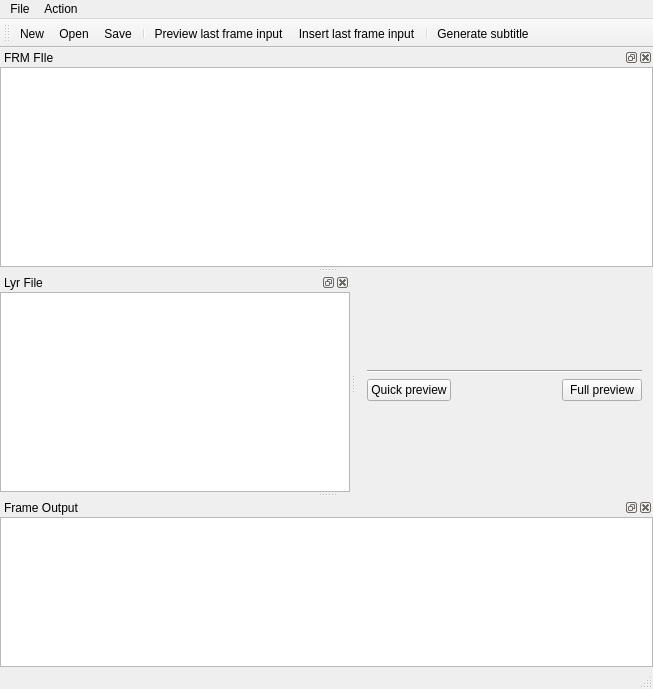
<?xml version="1.0" encoding="UTF-8"?>
<ui version="4.0">
 <class>QToyTime</class>
 <widget class="QMainWindow" name="QToyTime">
  <property name="geometry">
   <rect>
    <x>0</x>
    <y>0</y>
    <width>653</width>
    <height>687</height>
   </rect>
  </property>
  <property name="windowTitle">
   <string>QToyTime - [*]</string>
  </property>
  <widget class="QWidget" name="centralWidget">
   <layout class="QVBoxLayout" name="verticalLayout_4">
    <item>
     <spacer name="verticalSpacer">
      <property name="orientation">
       <enum>Qt::Vertical</enum>
      </property>
      <property name="sizeHint" stdset="0">
       <size>
        <width>20</width>
        <height>72</height>
       </size>
      </property>
     </spacer>
    </item>
    <item>
     <widget class="QGPlayer" name="player" native="true"/>
    </item>
    <item>
     <widget class="Line" name="line">
      <property name="orientation">
       <enum>Qt::Horizontal</enum>
      </property>
     </widget>
    </item>
    <item>
     <layout class="QHBoxLayout" name="horizontalLayout_2">
      <item>
       <widget class="QPushButton" name="qpreviewButton">
        <property name="toolTip">
         <string>Preview the video with the subtitle but with a simple style</string>
        </property>
        <property name="text">
         <string>Quick preview</string>
        </property>
        <property name="icon">
         <iconset resource="../icons/icons.qrc">
          <normaloff>:/icons/time-preview-quick.png</normaloff>:/icons/time-preview-quick.png</iconset>
        </property>
        <property name="iconSize">
         <size>
          <width>32</width>
          <height>32</height>
         </size>
        </property>
       </widget>
      </item>
      <item>
       <spacer name="horizontalSpacer">
        <property name="orientation">
         <enum>Qt::Horizontal</enum>
        </property>
        <property name="sizeHint" stdset="0">
         <size>
          <width>40</width>
          <height>20</height>
         </size>
        </property>
       </spacer>
      </item>
      <item>
       <widget class="QPushButton" name="fpreviewButton">
        <property name="toolTip">
         <string>Preview the exact result of the time (can be slow)</string>
        </property>
        <property name="text">
         <string>Full preview</string>
        </property>
        <property name="icon">
         <iconset resource="../icons/icons.qrc">
          <normaloff>:/icons/time-preview-full.png</normaloff>:/icons/time-preview-full.png</iconset>
        </property>
        <property name="iconSize">
         <size>
          <width>32</width>
          <height>32</height>
         </size>
        </property>
       </widget>
      </item>
     </layout>
    </item>
    <item>
     <spacer name="verticalSpacer_2">
      <property name="orientation">
       <enum>Qt::Vertical</enum>
      </property>
      <property name="sizeHint" stdset="0">
       <size>
        <width>20</width>
        <height>71</height>
       </size>
      </property>
     </spacer>
    </item>
   </layout>
  </widget>
  <widget class="QMenuBar" name="menuBar">
   <property name="geometry">
    <rect>
     <x>0</x>
     <y>0</y>
     <width>653</width>
     <height>20</height>
    </rect>
   </property>
   <widget class="QMenu" name="menuFile">
    <property name="title">
     <string>File</string>
    </property>
    <addaction name="actionNew"/>
    <addaction name="actionOpen"/>
    <addaction name="actionSave"/>
    <addaction name="actionOpen_last_Project"/>
    <addaction name="separator"/>
    <addaction name="actionConfiguration"/>
    <addaction name="actionQuit"/>
   </widget>
   <widget class="QMenu" name="menuAction">
    <property name="title">
     <string>Action</string>
    </property>
    <addaction name="actionQuickPreview"/>
    <addaction name="actionFullPreview"/>
    <addaction name="separator"/>
    <addaction name="actionPreview_Last_Frame_Input"/>
    <addaction name="actionInsert_last_frame_input"/>
    <addaction name="separator"/>
    <addaction name="actionGenerateSubtitle"/>
   </widget>
   <addaction name="menuFile"/>
   <addaction name="menuAction"/>
  </widget>
  <widget class="QToolBar" name="mainToolBar">
   <attribute name="toolBarArea">
    <enum>TopToolBarArea</enum>
   </attribute>
   <attribute name="toolBarBreak">
    <bool>false</bool>
   </attribute>
   <addaction name="actionNew"/>
   <addaction name="actionOpen"/>
   <addaction name="actionSave"/>
   <addaction name="separator"/>
   <addaction name="actionPreview_Last_Frame_Input"/>
   <addaction name="actionInsert_last_frame_input"/>
   <addaction name="separator"/>
   <addaction name="actionGenerateSubtitle"/>
  </widget>
  <widget class="QStatusBar" name="statusBar"/>
  <widget class="QDockWidget" name="lyrFileDock">
   <property name="enabled">
    <bool>true</bool>
   </property>
   <property name="locale">
    <locale language="English" country="UnitedStates"/>
   </property>
   <property name="windowTitle">
    <string>Lyr File</string>
   </property>
   <attribute name="dockWidgetArea">
    <number>1</number>
   </attribute>
   <widget class="QWidget" name="dockWidgetContents">
    <layout class="QVBoxLayout" name="verticalLayout">
     <property name="margin">
      <number>0</number>
     </property>
     <item>
      <widget class="lyrEdit" name="lyrFileEdit">
       <property name="minimumSize">
        <size>
         <width>350</width>
         <height>200</height>
        </size>
       </property>
      </widget>
     </item>
    </layout>
   </widget>
  </widget>
  <widget class="QDockWidget" name="frmFileDock">
   <property name="locale">
    <locale language="English" country="UnitedStates"/>
   </property>
   <property name="windowTitle">
    <string>FRM FIle</string>
   </property>
   <attribute name="dockWidgetArea">
    <number>4</number>
   </attribute>
   <widget class="QWidget" name="dockWidgetContents_2">
    <layout class="QVBoxLayout" name="verticalLayout_2">
     <property name="margin">
      <number>0</number>
     </property>
     <item>
      <widget class="QTextEdit" name="frmFileEdit">
       <property name="minimumSize">
        <size>
         <width>250</width>
         <height>200</height>
        </size>
       </property>
       <property name="acceptRichText">
        <bool>false</bool>
       </property>
      </widget>
     </item>
    </layout>
   </widget>
  </widget>
  <widget class="QDockWidget" name="frameOutputDock">
   <property name="locale">
    <locale language="English" country="UnitedStates"/>
   </property>
   <property name="windowTitle">
    <string>Frame Output</string>
   </property>
   <attribute name="dockWidgetArea">
    <number>8</number>
   </attribute>
   <widget class="QWidget" name="dockWidgetContents_3">
    <layout class="QVBoxLayout" name="verticalLayout_3">
     <property name="margin">
      <number>0</number>
     </property>
     <item>
      <widget class="QTextEdit" name="frameOutputEdit">
       <property name="minimumSize">
        <size>
         <width>150</width>
         <height>150</height>
        </size>
       </property>
       <property name="readOnly">
        <bool>true</bool>
       </property>
      </widget>
     </item>
    </layout>
   </widget>
  </widget>
  <action name="actionOpen">
   <property name="text">
    <string>&amp;Open</string>
   </property>
  </action>
  <action name="actionSave">
   <property name="text">
    <string>&amp;Save</string>
   </property>
  </action>
  <action name="actionQuit">
   <property name="text">
    <string>&amp;Quit</string>
   </property>
  </action>
  <action name="actionNew">
   <property name="icon">
    <iconset>
     <normalon>:/icons/time-new.png</normalon>
    </iconset>
   </property>
   <property name="text">
    <string>&amp;New</string>
   </property>
  </action>
  <action name="actionPreview_Last_Frame_Input">
   <property name="icon">
    <iconset resource="../icons/icons.qrc">
     <normaloff>:/icons/time-preview-lastframe.png</normaloff>
     <normalon>:/icons/document-preview.png</normalon>:/icons/time-preview-lastframe.png</iconset>
   </property>
   <property name="text">
    <string>&amp;Preview last frame input</string>
   </property>
   <property name="toolTip">
    <string>Preview the last frames timed between two pause</string>
   </property>
   <property name="shortcut">
    <string>Ctrl+M</string>
   </property>
  </action>
  <action name="actionInsert_last_frame_input">
   <property name="icon">
    <iconset>
     <normalon>:/icons/debug-execute-to-cursor.png</normalon>
    </iconset>
   </property>
   <property name="text">
    <string>&amp;Insert last frame input</string>
   </property>
   <property name="toolTip">
    <string>Insert the last frames timed between two pause</string>
   </property>
   <property name="shortcut">
    <string>Ctrl+I</string>
   </property>
  </action>
  <action name="actionOpen_last_Project">
   <property name="text">
    <string>Open &amp;last project</string>
   </property>
   <property name="toolTip">
    <string>Open the last project Open/Loaded</string>
   </property>
   <property name="shortcut">
    <string>Ctrl+R</string>
   </property>
  </action>
  <action name="actionConfiguration">
   <property name="text">
    <string>&amp;Configuration</string>
   </property>
   <property name="toolTip">
    <string>Open the configuration dialog</string>
   </property>
  </action>
  <action name="actionGenerateSubtitle">
   <property name="icon">
    <iconset>
     <normalon>:/icons/Gear-icon.png</normalon>
    </iconset>
   </property>
   <property name="text">
    <string>&amp;Generate subtitle</string>
   </property>
   <property name="toolTip">
    <string>Generate the Toyunda Subtitle</string>
   </property>
   <property name="shortcut">
    <string>Ctrl+G</string>
   </property>
  </action>
  <action name="actionQuickPreview">
   <property name="icon">
    <iconset resource="../icons/icons.qrc">
     <normaloff>:/icons/time-preview-quick.png</normaloff>
     <normalon>:/icons/document-preview.png</normalon>:/icons/time-preview-quick.png</iconset>
   </property>
   <property name="text">
    <string>Quick preview</string>
   </property>
   <property name="toolTip">
    <string>Preview with a simple style</string>
   </property>
  </action>
  <action name="actionFullPreview">
   <property name="icon">
    <iconset resource="../icons/icons.qrc">
     <normaloff>:/icons/time-preview-full.png</normaloff>
     <normalon>:/icons/document-preview.png</normalon>:/icons/time-preview-full.png</iconset>
   </property>
   <property name="text">
    <string>Full preview</string>
   </property>
   <property name="toolTip">
    <string>Preview the exact result of the time (can be slow)</string>
   </property>
  </action>
 </widget>
 <layoutdefault spacing="6" margin="11"/>
 <customwidgets>
  <customwidget>
   <class>QGPlayer</class>
   <extends>QWidget</extends>
   <header>qgplayer.h</header>
   <container>1</container>
  </customwidget>
  <customwidget>
   <class>lyrEdit</class>
   <extends>QPlainTextEdit</extends>
   <header>lyredit.h</header>
  </customwidget>
 </customwidgets>
 <resources>
  <include location="../icons/icons.qrc"/>
 </resources>
 <connections/>
</ui>
